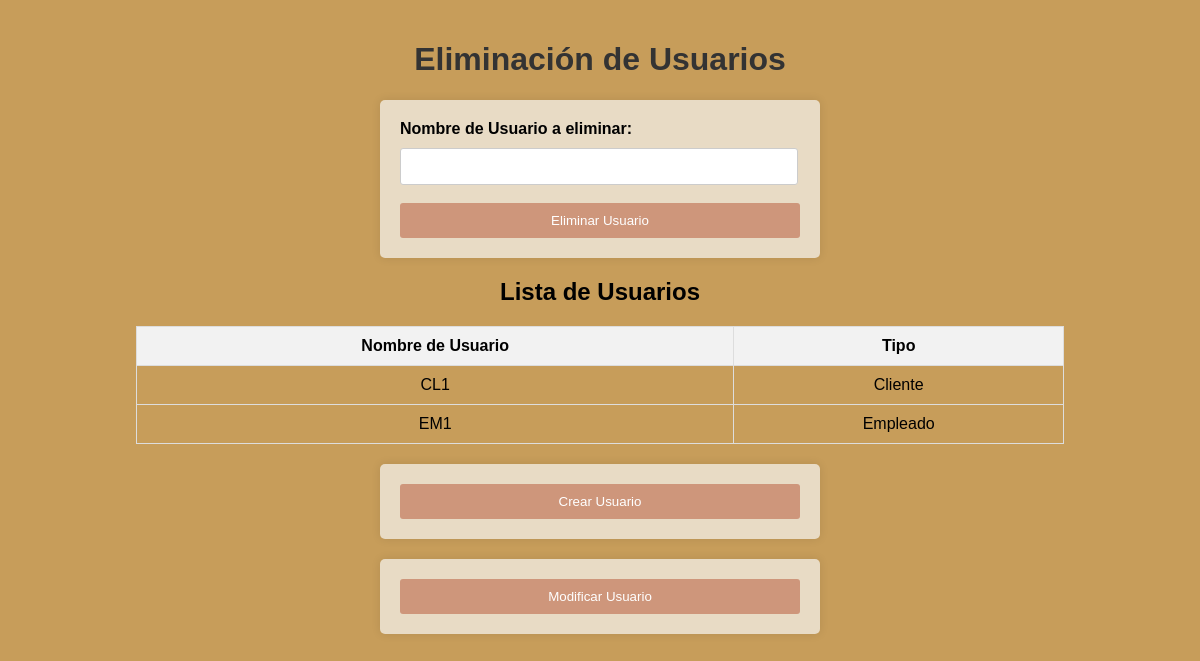
The page /admin/Baja-users.php on the database as committed earlier.
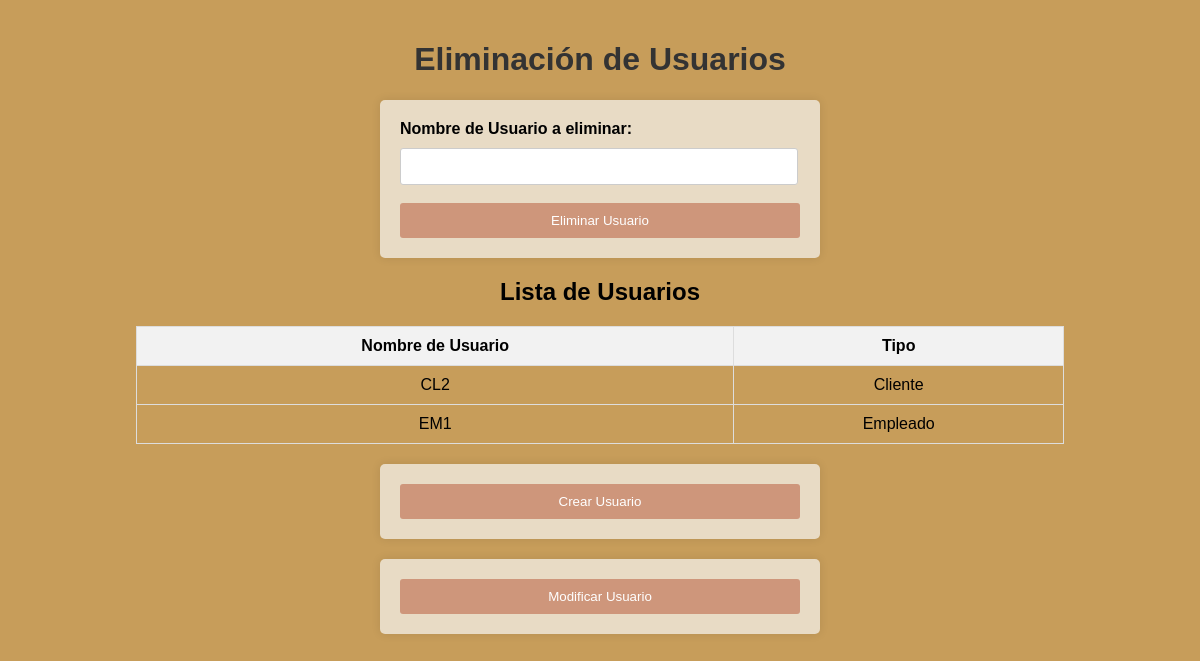
The same page on the database as committed later.
### tables this page shows
CREATE TABLE IF NOT EXISTS `usuarios` (
  `NombreUsuario` VARCHAR(200) NOT NULL,
  `Tipo` VARCHAR(45) NOT NULL,
  `Contrasenia` VARCHAR(200) NOT NULL,
  PRIMARY KEY (`NombreUsuario`));

### admin/Baja-users.php (the view, shortened to what this page needs)
<!DOCTYPE html>
<html>
<head>
    <link rel="stylesheet" href="../css/Alta.css">
</head>
<body>
    <h1>Eliminación de Usuarios</h1>
    <form method="POST" action="<?php echo $_SERVER["PHP_SELF"]; ?>" onsubmit="return confirmarEliminacion();">
        <label for="NombreUsuario">Nombre de Usuario a eliminar:</label>
        <input type="text" name="NombreUsuario" id="NombreUsuario" size="20" required><br><br>
        <button type="submit">Eliminar Usuario</button>
    </form>
    <div>
        <?php
        $conexion = conectar();
        $consulta_usuarios = $conexion->query("SELECT NombreUsuario,Tipo FROM usuarios");
        if (isset($consulta_usuarios) && $consulta_usuarios->num_rows > 0) {
            echo "<h2>Lista de Usuarios</h2>";
            echo "<table border='1'>
                <tr>
                    <th>Nombre de Usuario</th>
                    <th>Tipo</th>
                </tr>";
            while ($fila = $consulta_usuarios->fetch_assoc()) {
                echo "<tr>
                    <td>{$fila['NombreUsuario']}</td>
                    <td>{$fila['Tipo']}</td>
                </tr>";
            }
            echo "</table>";
        } else {
            echo "No hay usuarios registrados.";
        }
        ?>
    </div>
    <form action="Alta-usuario.php" method="post">
        <button type="submit">Crear Usuario</button>
    </form>
    <form action="Modif-usuario.php" method="post">
        <button type="submit">Modificar Usuario</button>
    </form>
</body>
</html>

### css/Alta.css (style rules this page uses)
body { font-family: Arial, sans-serif; background-color: #c79d5a; margin: 0; padding: 20px; }
h1 { color: #333; text-align: center; }
form { max-width: 400px; margin: 20px auto; padding: 20px; background-color: #e8dbc5; border-radius: 5px; box-shadow: 0 0 10px rgba(0, 0, 0, 0.1); }
label { display: block; margin-bottom: 10px; font-weight: bold; }
input[type="text"], input[type="number"] { width: 94%; padding: 10px; border: 1px solid #ccc; border-radius: 3px; }
button { width: 100%; padding: 10px; background-color: #CE967B; color: #fff; border: none; border-radius: 3px; cursor: pointer; }
div { text-align: center; }
table { margin-top: 20px; margin-left: 10%; border-collapse: collapse; width: 80%; }
th, td { padding: 10px; border: 1px solid #ddd; }
th { background-color: #f2f2f2; }

Rows that differ between the two databases and show on the page:
removed usuarios: NombreUsuario "CL1", Tipo "Cliente"
added usuarios: NombreUsuario "CL2", Tipo "Cliente"
